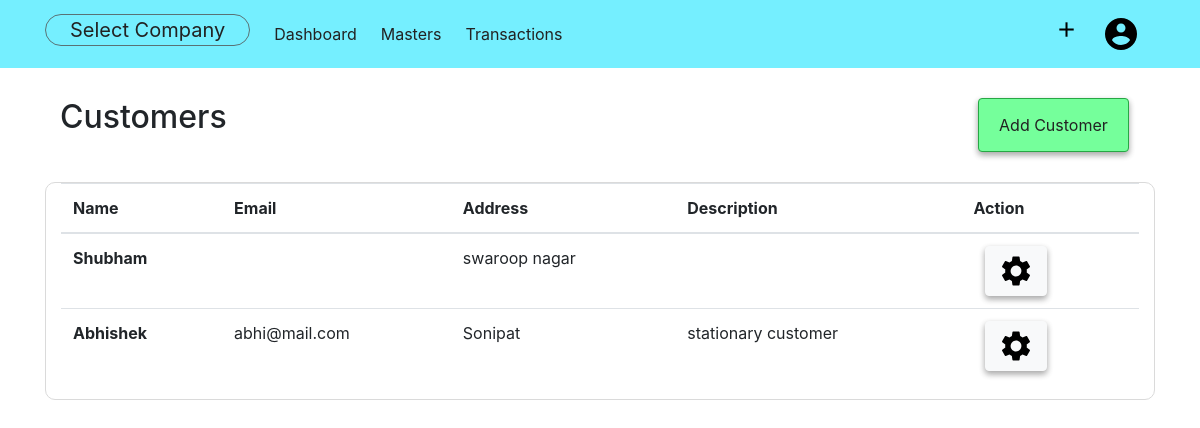
The page /customer (signed in) on the database as committed earlier.
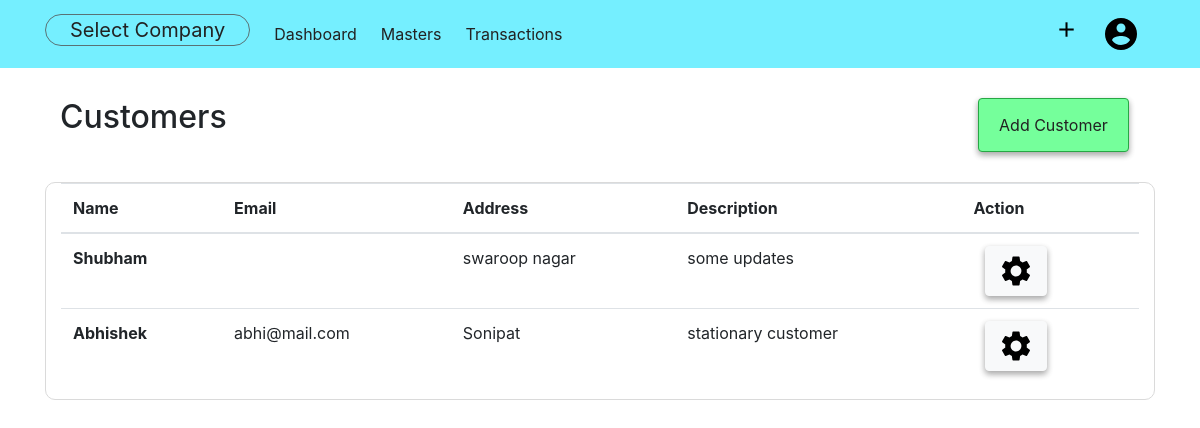
The same page on the database as committed later.
### acsystem/models.py (models this page shows, shortened)
class Customer(db.Model):
    id = db.Column(db.Integer, primary_key=True)
    name = db.Column(db.String(40), nullable=False)
    first = db.Column(db.String(40))
    last = db.Column(db.String(40))
    mailingname = db.Column(db.String(40))
    address = db.Column(db.String(100))
    country = db.Column(db.String(30))
    state = db.Column(db.String(30))
    pin = db.Column(db.Integer)
    email = db.Column(db.String(50))
    phoneno = db.Column(db.Integer)
    gstno = db.Column(db.Integer)
    description = db.Column(db.Text)
    company_id = db.Column(db.Integer, db.ForeignKey('company.id', ondelete="CASCADE"), nullable=False)

### acsystem/customer/routes.py (the view)
@customers.route('/customer')
@login_required
def customerlist():
    customers = Customer.query.filter_by(company_id = current_user.activecompany).all()
    return render_template('customertemplate/customerlist.html', title='Customers', customers=customers)

### acsystem/models.py (called while the page is built)
@login_manager.user_loader
def load_user(user_id):
    return User.query.get(int(user_id))

### acsystem/templates/customertemplate/customerlist.html
{% extends "layout.html"%}
{% block content %}
<div class="container">
    <div class="container-fluid">
        <h2 class="float-left">Customers</h2>
        <ul class="nav justify-content-end">
            <li class="btn btn-success">
                <a class="nav-link" href="{{ url_for('customers.addcustomer') }}">Add Customer</a>
            </li>
        </ul>
    </div>
    <div class="container-fluid" style="border:1px solid rgb(218, 218, 218); border-radius:10px;">
        <table class="table table-hover">
            <thead>
                <tr>
                    <th scope="col">Name</th>
                    <th scope="col">Email</th>
                    <th scope="col">Address</th>
                    <th scope="col">Description</th>
                    <th scope="col">Action</th>
                </tr>
            </thead>
            <tbody>
                {% for customer in customers %}
                <tr>
                    <th scope="row">{{customer.name }}</th>
                    <td>{{ customer.email }}</td>
                    <td>{{ customer.address }}</td>
                    <td>{{ customer.description }}</td>
                    <td>
                        <button type="submit" class="btn btn-light">
                            <a href="{{ url_for('customers.showcustomer', customer_id = customer.id) }}">
                                <img src="{{ url_for('static',filename='images/setting.png') }}" alt="Setting">
                            </a>
                        </button>
                    </td>
                {% endfor %}
            </tbody>
        </table>
    </div>
</div>
{% endblock content %}

### acsystem/templates/layout.html (shortened to what this page needs)
{% extends "header.html" %}
{% block body %}
<nav class="navbar navbar-expand-lg">
    <div class="container">
        <ul class="navbar-nav">
            <li>
                {% if activecomp %}
                <a class="navbar-brand" href="{{ url_for('company.companies') }}">{{ activecomp.companyname }} </a>
                {% else %}
                <a class="navbar-brand" href="{{ url_for('company.companies') }}">Select Company </a>
                {% endif %}
            </li>
            <li class="nav-item">
                <a class="nav-link" href="{{ url_for('users.dashboard')}}">Dashboard</a>
            </li>
            <li class="nav-item dropdown">
                <a class="nav-link dropdown-toggle" href="#" id="drop1" data-toggle="dropdown">
                    Masters
                </a>
            </li>
            <li class="nav-item dropdown">
                <a class="nav-link dropdown-toggle" href="#" id="drop2" data-toggle="dropdown">
                    Transactions
                </a>
            </li>
        </ul>
        <ul class="navbar-nav">
            <li class="nav-item dropdown">
                <a class="nav-link dropdown-toggle" href="#" id="dropadd" data-toggle="dropdown">
                    <img src="{{url_for('static', filename='images/add.png')}}" alt="+" width="25px;"></a>
            </li>
            <li class="nav-item dropdown">
                <a class="nav-link dropdown-toggle" href="#" id="dropaccount" data-toggle="dropdown">
                    <img src="{{ url_for('static', filename='images/user.png')}}" alt="Account">
                </a>
            </li>
        </ul>
    </div>
</nav>
    {% block content%} {% endblock %}
{% endblock %}

### acsystem/templates/header.html (shortened to what this page needs)
<!DOCTYPE html>
<html lang="en">
<head>
    <link rel="stylesheet" href="{{url_for('static', filename='bootstrap.css')}}">
    <link rel="stylesheet" href="{{url_for('static', filename='main.css')}}">
    <link rel="stylesheet" href="{{url_for('static', filename='style.css')}}">
    <link rel="stylesheet" href="https:/cdnjs.cloudflare.com/ajax/libs/toastr.js/latest/toastr.min.css">
</head>
<body>
        {% block body%} {% endblock %}
</body>
</html>

### acsystem/static/main.css (style rules this page uses)
a { color: rgb(34, 34, 34) !important; }

### acsystem/static/style.css (style rules this page uses)
.btn { -webkit-box-shadow: 0 3px 6px rgba(0, 0, 0, 0.16), 0 3px 6px rgba(0, 0, 0, 0.23); box-shadow: 0 3px 6px rgba(0, 0, 0, 0.16), 0 3px 6px rgba(0, 0, 0, 0.23); }
.dropdown ::after { display: none !important; }
.navbar-brand { color: rgba(0, 0, 0, 0.822); border: 1px solid rgba(83, 83, 83, 0.8); border-radius: 30px; padding: 0 1.5rem; }
.nav-item { display: block; padding-right: .5rem; }
.navbar-nav { -webkit-box-orient: horizontal !important; -webkit-box-direction: normal !important; -ms-flex-direction: row !important; flex-direction: row !important; }
.nav-link { color: rgba(12, 12, 12, 0.76); padding: .5rem !important; }
.navbar { background-color: #75efff; }
.btn { margin: 0 .7rem; }
.btn-success { background-color: #75ff9b !important; }
.container-fluid { margin-top: 30px !important; }

Rows that differ between the two databases and show on the page:
changed Customer "Shubham": description (not shown) → "some updates"
